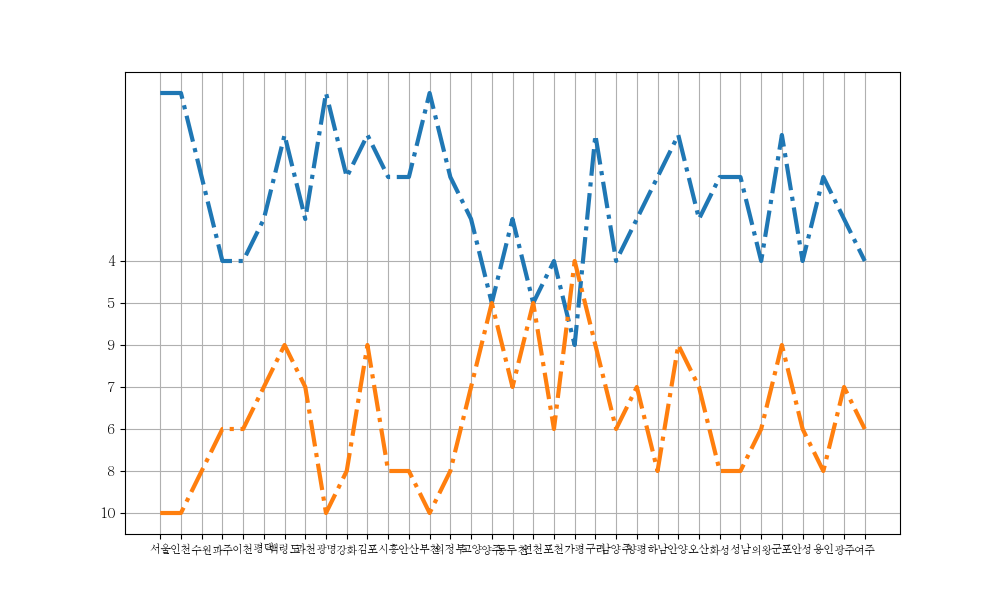

Recreate this plot in Python.
#접속해서 모든태그 출력
#https://www.weather.go.kr/weather/forecast/mid-term-rss3.jsp?stnId=109

import urllib.request as req
from bs4 import BeautifulSoup as bs
#import bs4.BeautifulSoup as bs

response = req.urlopen("https://www.weather.go.kr/weather/forecast/mid-term-rss3.jsp?stnId=109")
soup = bs(response, "html.parser")

#전체 내용 출력

city_list = []
tmx_list = []
tmn_list = []
for loc in soup.select("location"):#41번
    print("--------------------------------------")
    print("도시:", loc.select_one("city").string);
    print("시간:", loc.select_one("tmEf").string);
    print("날씨상황:", loc.select_one("wf").string);
    print("최고기온:", loc.select_one("tmx").string);
    print("최저기온:", loc.select_one("tmn").string);
    print("--------------------------------------")
    city_list.append(loc.select_one("city").string)
    tmx_list.append(loc.select_one("tmx").string)
    tmn_list.append(loc.select_one("tmn").string)

tmx_list = list(map(int ,tmx_list)) #tmx_list의 데이터를 int형으로 바꿔줌
tmx_list = list(map(int ,tmn_list))
#그래프 설정
#컴퓨터 설치 사용 글꼴 정보
import matplotlib.font_manager as fm

fname_list = []
for f in fm.fontManager.ttflist:
    fname_list.append(f.name)
    print(f.name)

fname_list.sort()
for name in fname_list:
    print(name)


import matplotlib.pyplot as plt
#글꼴 세팅
plt.rcParams["font.family"] = "Batang";
plt.rcParams["font.size"] = 10;
plt.rcParams["figure.figsize"] = (10, 6);

plt.rcParams["xtick.labelsize"] =8
plt.rcParams["axes.labelsize"] =10
plt.rcParams["lines.linewidth"] =3
plt.rcParams["lines.linestyle"] ='-.'
plt.rcParams["axes.grid"] =True

plt.plot(city_list, tmx_list)
plt.title("도시별 최고기온")
plt.xlabel("도시명")
plt.ylabel("max")
plt.show()

# 1개 그래프에 도시별 최고기온과 최저기온 동시에 표현
plt.subplots()
plt.plot(city_list, tmx_list)
plt.plot(city_list, tmn_list)
plt.savefig("weather.png")
plt.show()




'''
print(soup.prettify())

city_list = soup.select("city")
for city in city_list:
    wf = soup.select_one("wf")
    print(wf)
#print(len(city_list))
'''
'''
for city in city_list:
    print(city);
'''
